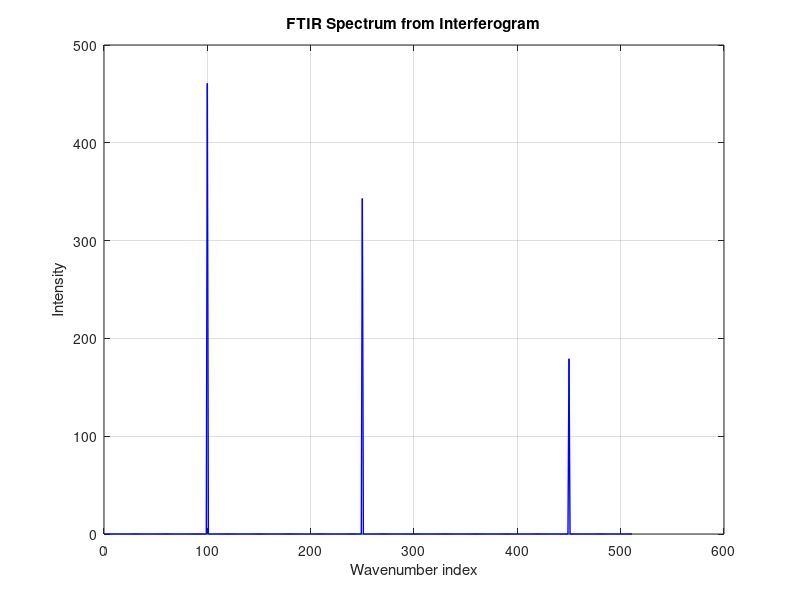

Reproduce this figure in MATLAB.

% EXP08 - FTIR Spectrum from Interferogram
clc;
clear;
close all;

N = 1024;
x = 0:N-1;

% Simulated interferogram
interferogram = ...
    0.90*cos(2*pi*100*x/N) + ...
    0.67*cos(2*pi*250*x/N) + ...
    0.35*cos(2*pi*450*x/N);

% Fourier Transform
spectrum = abs(fft(interferogram));

% Positive frequency spectrum
spectrum = spectrum(1:N/2);

% Plot FTIR spectrum
figure;
plot(0:N/2-1, spectrum, 'b', 'LineWidth', 1);

xlabel('Wavenumber index');
ylabel('Intensity');
title('FTIR Spectrum from Interferogram');
grid on;
